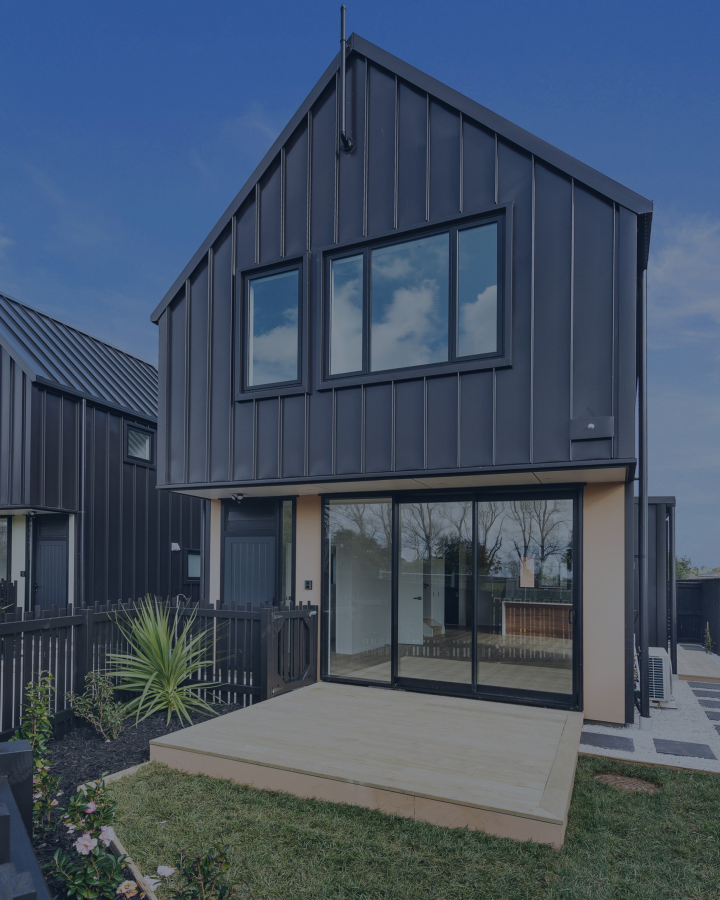
#> input picture nami-website/design/instagram/covers/bg-glen-innes.jpg, 2160 x 2700 px, given in place of 01.jpg, which was not available (shown at 1/3 size)
$ python make-cover-bg.py
#> lines starting #> are read from the running program, lines starting #| are printed output that depends on the picture
# Darkened cover photos without text; the title is live Canva text on top.
# The shadow leans navy (#1e3a5c) to match the closing slide's text colour.
import numpy as np
from PIL import Image
R="/home/user/-/nami-website/design/instagram/photos"
navy=np.array([30,58,92],float)
for h in ["new-lynn","remuera","glen-innes","hillcrest"]:
  a=np.asarray(Image.open(f"{R}/{h}/01.jpg").convert("RGB").resize((2160,2700),Image.LANCZOS),float)
  Image.fromarray(np.clip(a*.42+navy*.42,0,255).astype(np.uint8)).save(f"bg-{h}.jpg",quality=92)
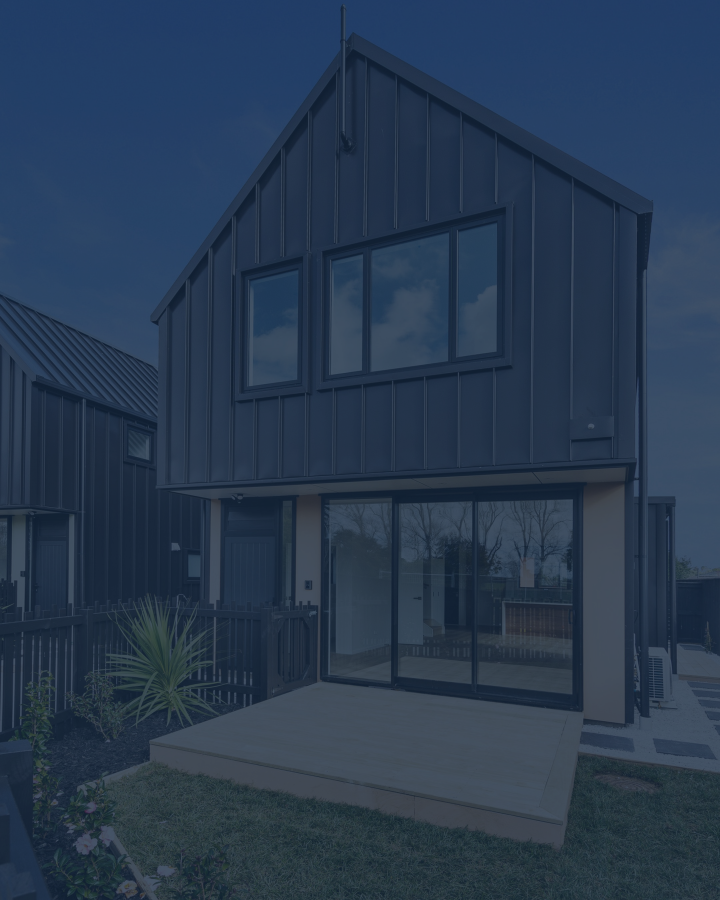
#> saved as bg-new-lynn.jpg: PIL image 2160x2700 RGB (shown at 1/3 size); mean R, G, B 40.3, 58.2, 80.3
#> pass 2 of the loop `for h in ["new-lynn","remuera","glen-innes","hillcrest"]:`:
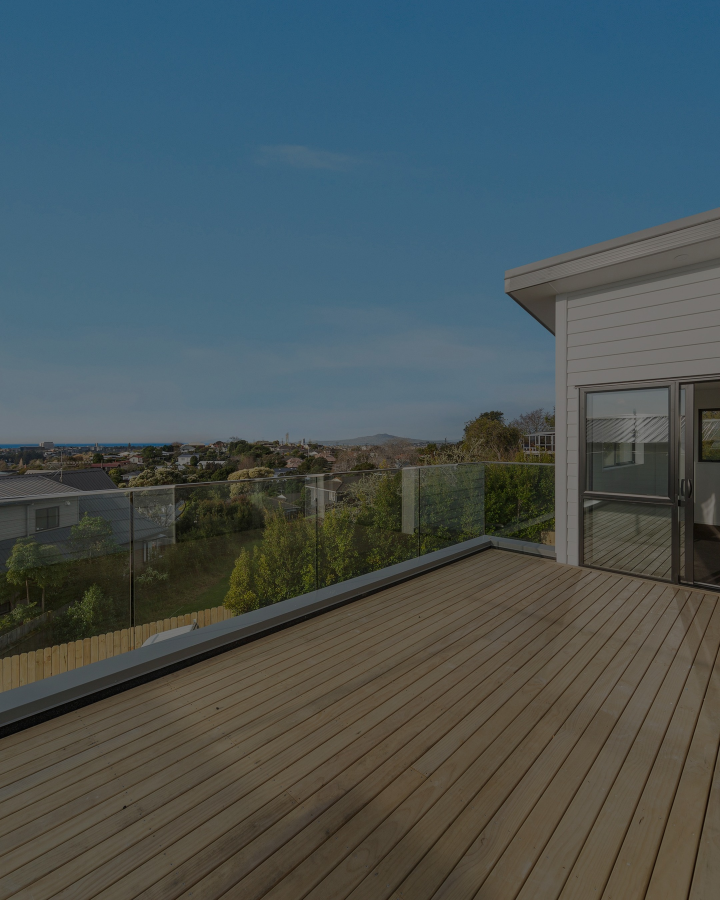
#> input picture nami-website/design/instagram/covers/bg-hillcrest.jpg, 2160 x 2700 px, given in place of 01.jpg, which was not available (shown at 1/3 size)
#> `Image.fromarray(np.clip(a*.42+navy*.42,0,255).astype(np.uint8)).save(f..`:
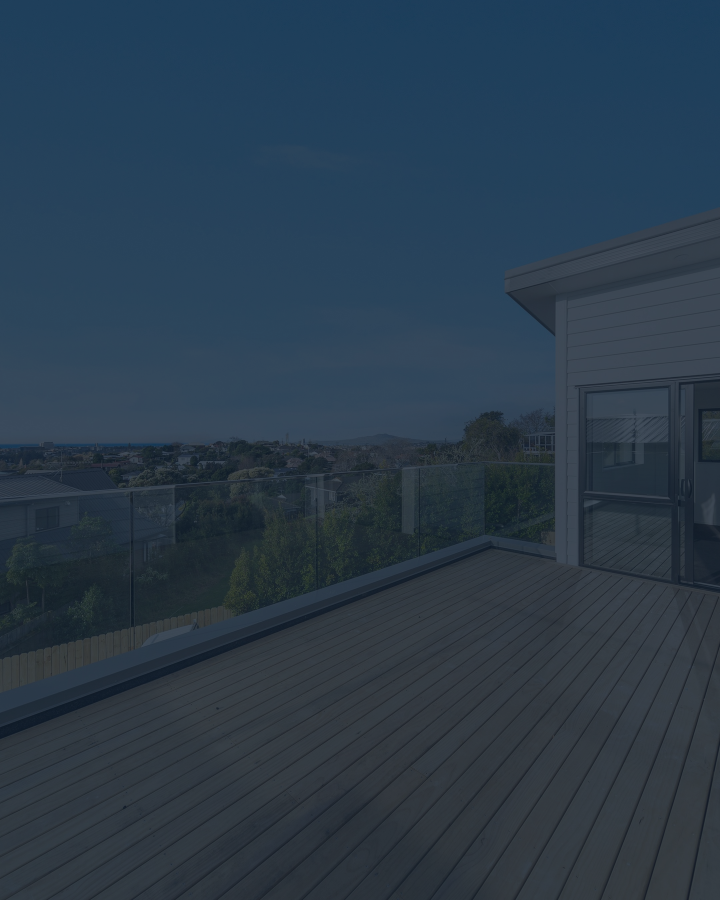
#> saved as bg-remuera.jpg: PIL image 2160x2700 RGB (shown at 1/3 size); mean R, G, B 42.4, 59.5, 74.9
#> (the run stopped early here; a loop or call above may not have finished)
